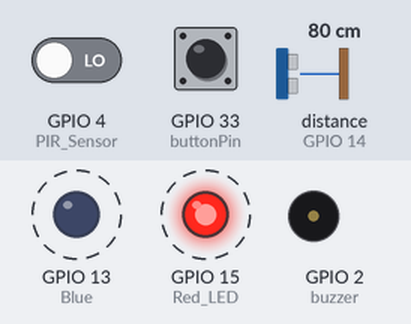
Recording of a sketch running on a simulated ESP32. On the bench: output pins drawn as LEDs (lit = HIGH), buzzer (waves = sounding). Wiring (inferred from the names in the program): ultrasonic range finder: trigger GPIO 12; echo GPIO 14. Dashed ring = blinking. Inputs (shaded band) come from the test bench; at power-on: distance to the obstacle (sensor on GPIO 14) 80 cm, GPIO 33 (buttonPin) LOW, GPIO 4 (PIR_Sensor) LOW. The echo pulse lasts 58.3 µs per cm; WiFi joins after 1.5 s; servers stay silent unless stated; random numbers use the default seed unless the sketch sets one; no MQTT or app messages arrive unless stated; pins used as bus, display or sensor lines are not drawn; what the sketch prints to the serial monitor is not drawn.

Above: at 2.79 s.
2.8 s: distance to the obstacle (sensor on GPIO 14) set to 198 cm
5.8 s: distance to the obstacle (sensor on GPIO 14) set to 206 cm
At 10.7 s:
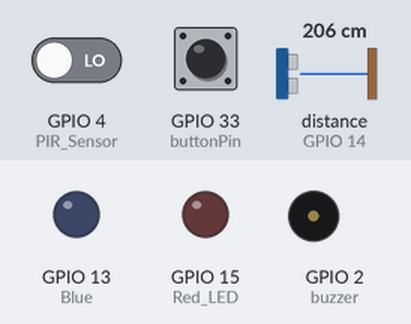
11.8 s: GPIO 33 (buttonPin) pulled HIGH for 0.15 s
At 12.27 s:
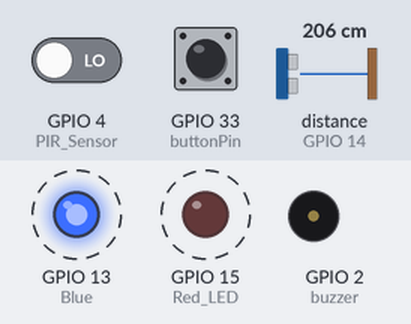
Timing chart, 0 to 21.8 s (numbered marks = the images above; inputs shaded):
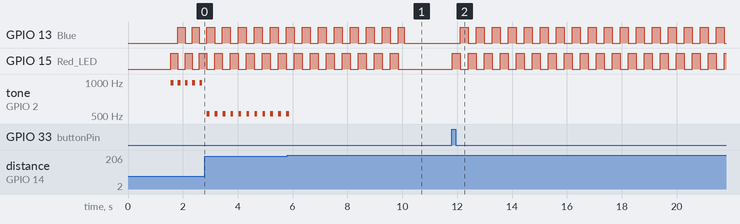

The sketch:

human_sensor_with_MQTT_revised_pin.ino
```cpp
#include <WiFi.h>
#include <PubSubClient.h>
#include <Adafruit_NeoPixel.h>

char ssid[] = "C220MIS";
char password[] = "misc220c220";
int Trig = 12;
int Echo = 14;
int buzzer = 2;
int buttonPin = 33;
int NEOPin = 32;
int NEONumber = 1;
Adafruit_NeoPixel pixels(NEONumber, NEOPin, NEO_GRB + NEO_KHZ800);

char* MQTTServer = "mqttgo.io";
int MQTTPort = 1883;
char* MQTTUser = "";
char* MQTTPassword = "";
char* MQTTPubTopic1 = "3th4n/road222/ped";
char* MQTTPubTopic2 = "3th4n/road222/car";
char* MQTTSubTopic1 = "3th4n/road222/button";

long MQTTLastPublishTime;
long MQTTPublishInterval = 2000;
WiFiClient WifiClient;
PubSubClient MQTTClient(WifiClient);

unsigned long previousMillisMotion = 0;
unsigned long previousMillisLED = 0;
unsigned long previousMillisUltrasonic = 0;
unsigned long previousMillisBuzzer = 0;
unsigned long previousMillisPrint = 0;
unsigned long motionDetectedMillis = 0;
unsigned long motionEndedMillis = 0;
unsigned long buttonPressedMillis = 0;

const long intervalMotion = 1000;
const long intervalLED = 250;
const long intervalUltrasonic = 50;
const long intervalBuzzer = 250;
const long intervalPrint = 250;
const long delayStartLEDandUltrasonic = 3000;
const long durationLEDandUltrasonic = 6000;
const long durationButtonLEDandUltrasonic = 10000;

bool motionDetected = false;
bool buttonPressed = false;
bool ledState = false;
float CMValue = 0;
bool ultrasonicActive = false;

void setup() {
  Serial.begin(115200);
  pinMode(4, INPUT); // PIR Sensor
  pinMode(15, OUTPUT); // Red LED
  pinMode(13, OUTPUT);// Blue & Yellow LED
  pinMode(Trig, OUTPUT);
  pinMode(Echo, INPUT);
  pinMode(buzzer, OUTPUT);
  pinMode(buttonPin, INPUT);

  // Connect to WiFi
  WifiConnect();

  // Connect to MQTT
  MQTTConnect();
}

void loop() {
  unsigned long currentMillis = millis();
  int value = digitalRead(4);
  int buttonState = digitalRead(buttonPin);

  if (currentMillis - previousMillisMotion >= intervalMotion) {
    previousMillisMotion = currentMillis;
    if (value == HIGH) {
      if (!motionDetected) {
        motionDetected = true;
        motionDetectedMillis = currentMillis;
      }
      pixels.setPixelColor(0, pixels.Color(0, 255, 0)); // Green
      pixels.show();
      Serial.println("有人經過");
    } else {
      if (motionDetected) {
        if (currentMillis - motionDetectedMillis < delayStartLEDandUltrasonic) {
          motionDetected = false;
          Serial.println("無人經過");
        } else {
          motionEndedMillis = currentMillis;
          Serial.println("無人經過");
          motionDetected = false;
          pixels.setPixelColor(0, pixels.Color(0, 0, 0)); // Off
          pixels.show();
        }
      }
    }
  }

  if (buttonState == HIGH && !buttonPressed) {
    buttonPressed = true;
    pixels.setPixelColor(0, pixels.Color(0, 255, 0)); // Green
    pixels.show();
    buttonPressedMillis = currentMillis;
    Serial.println("按鈕按下");

    // Publish the button press message
    String payload = "按下按鈕, 1, " + String(CMValue);
    MQTTClient.publish(MQTTPubTopic1, payload.c_str());
    Serial.println("按鈕資訊已推播到MQTT Broker");
  } else if (buttonState == LOW && buttonPressed) {
    buttonPressed = false;
  }

  bool shouldOperateLEDsAndUltrasonic = false;

  if (buttonPressed ||
      (motionDetected && (currentMillis - motionDetectedMillis >= delayStartLEDandUltrasonic)) ||
      (currentMillis - motionEndedMillis < durationLEDandUltrasonic) ||
      (currentMillis - buttonPressedMillis < durationButtonLEDandUltrasonic)) {
    shouldOperateLEDsAndUltrasonic = true;
  }

  if (shouldOperateLEDsAndUltrasonic) {
    ultrasonicActive = true;

    if (currentMillis - previousMillisLED >= intervalLED) {
      previousMillisLED = currentMillis;
      ledState = !ledState;
      Serial.print("LED State: ");
      Serial.println(ledState);
      digitalWrite(15, ledState ? HIGH : LOW);
      digitalWrite(13, ledState ? LOW : HIGH);
    }

    if (currentMillis - previousMillisUltrasonic >= intervalUltrasonic) {
      previousMillisUltrasonic = currentMillis;
      digitalWrite(Trig, LOW);
      delayMicroseconds(5);
      digitalWrite(Trig, HIGH);
      delayMicroseconds(10);
      digitalWrite(Trig, LOW);
      float EchoTime = pulseIn(Echo, HIGH);
      CMValue = EchoTime / 29.4 / 2;
    }

    if (currentMillis - previousMillisBuzzer >= intervalBuzzer) {
      previousMillisBuzzer = currentMillis;
      if (CMValue > 200) {
        tone(buzzer, 0, 0);
      } else if (CMValue <= 200 && CMValue > 100) {
        tone(buzzer, 523, 100);
      } else {
        tone(buzzer, 988, 100);
      }
    }

    if (currentMillis - previousMillisPrint >= intervalPrint) {
      previousMillisPrint = currentMillis;
      Serial.println(CMValue);
    }
  } else {
    if (!motionDetected &&
        (currentMillis - motionEndedMillis >= durationLEDandUltrasonic) ||
        (currentMillis - buttonPressedMillis >= durationButtonLEDandUltrasonic)) {
      digitalWrite(15, LOW);
      digitalWrite(13, LOW);
      pixels.setPixelColor(0, pixels.Color(0, 0, 0)); // Off
      pixels.show();
      ledState = false;
      ultrasonicActive = false;
    }
  }

  delay(10);

  if (WiFi.status() != WL_CONNECTED) WifiConnect();
  if (!MQTTClient.connected()) MQTTConnect();

  if ((millis() - MQTTLastPublishTime) >= MQTTPublishInterval) {
    byte ped = motionDetected ? 1 : 0;
    String payloadPed = String(ped);
    String payloadCar;

    if (ultrasonicActive) {
      payloadCar = String(CMValue);
    } else {
      payloadCar = "off";
    }

    // Publish to respective topics
    MQTTClient.publish(MQTTPubTopic1, payloadPed.c_str());
    MQTTClient.publish(MQTTPubTopic2, payloadCar.c_str());

    Serial.println("人車資訊已推播到MQTT Broker");
    MQTTLastPublishTime = millis();
  }
  MQTTClient.loop();
  delay(50);
}

// WiFi Connection
void WifiConnect() {
  WiFi.begin(ssid, password);
  while (WiFi.status() != WL_CONNECTED) {
    delay(500);
    Serial.print(".");
  }
  Serial.println("WiFi連線成功");
  Serial.print("IP Address:");
  Serial.println(WiFi.localIP());
}

// MQTT Connection
void MQTTConnect() {
  MQTTClient.setServer(MQTTServer, MQTTPort);
  MQTTClient.setCallback(MQTTCallback);
  while (!MQTTClient.connected()) {
    String MQTTClientid = "esp32-" + String(random(1000000, 9999999));
    if (MQTTClient.connect(MQTTClientid.c_str(), MQTTUser, MQTTPassword)) {
      Serial.println("MQTT已連線");
      MQTTClient.subscribe(MQTTSubTopic1);
    } else {
      Serial.print("MQTT連線失敗,狀態碼=");
      Serial.println(MQTTClient.state());
      Serial.println("五秒後重新連線");
      delay(5000);
    }
  }
}

// MQTT Callback
void MQTTCallback(char* topic, byte* payload, unsigned int length) {
  Serial.print(topic); Serial.print("訂閱通知:");
  String payloadString;
  for (int i = 0; i < length; i++) {
    payloadString = payloadString + (char)payload[i];
  }
  Serial.println(payloadString);
  if (strcmp(topic, MQTTSubTopic1) == 0) {
    Serial.println("改變燈號：" + payloadString);
    if (payloadString == "1") {
      buttonPressed = true;
      buttonPressedMillis = millis(); // Simulate button press
    }
    if (payloadString == "0") {
      buttonPressed = false;
    }
  }
}
```

Measured:
- the behaviour switches between 201 and 202 cm on distance to the obstacle (sensor on GPIO 14) (found by bisection; images 0 and 1)
- after the input at 11.8 s, GPIO 13 (Blue): alternates HIGH for 0.29 s and LOW for 0.29 s, starting after 0.31 s; GPIO 15 (Red_LED): alternates HIGH for 0.29 s and LOW for 0.29 s, starting at once
- by itself, GPIO 13 (Blue): alternates HIGH for 0.29 s and LOW for 0.29 s, 15 changes in all, then stays LOW
- by itself, GPIO 15 (Red_LED): alternates HIGH for 0.29 s and LOW for 0.29 s, 14 changes in all, then stays LOW
